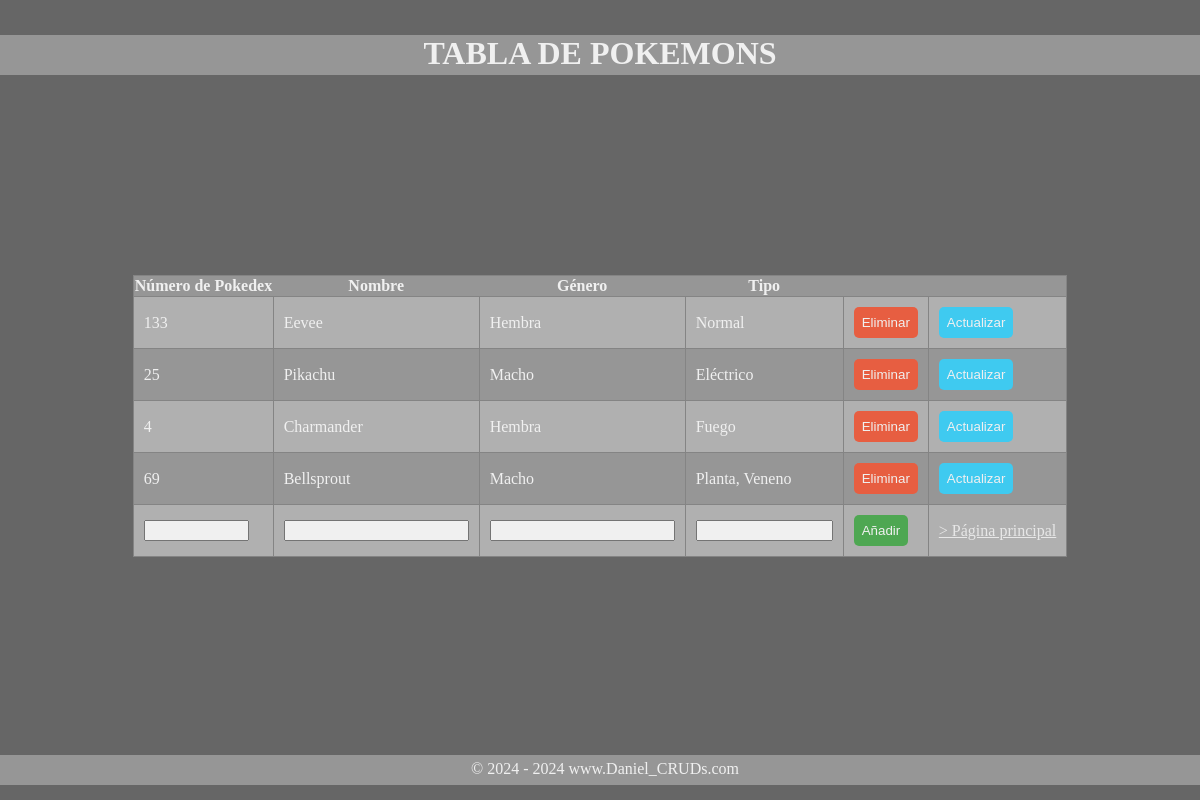
/crud/tabla1.php, run on the app's committed database.
### tables this page shows
CREATE TABLE `pokemon` (
  `numPok` varchar(10) NOT NULL,
  `nomPok` varchar(50) NOT NULL,
  `genPok` varchar(200) NOT NULL,
  `tipPok` varchar(20) NOT NULL
);

### crud/tabla1.php (the view, shortened to what this page needs)
<!DOCTYPE html>
<html lang="en">
<head>
</head>
<body>
    <?php
    $conexion = mysqli_connect('db', 'root', 'test', 'pokemon');
    ?>
    <?php
    $consulta = mysqli_query($conexion, "SELECT * FROM pokemon");
    ?>
    <div class="header">
        <h1>Tabla de Pokemons</h1>
    </div>
    <div class="container">
        <table>
            <tr>
                <th>Número de Pokedex</th>
                <th>Nombre</th>
                <th>Género</th>
                <th>Tipo</th>
                <th></th>
                <th></th>
            </tr>
            <?php
            while ($registro = mysqli_fetch_array($consulta)) {
            ?>
                <tr>
                    <td><?= $registro['numPok'] ?></td>
                    <td><?= $registro['nomPok'] ?></td>
                    <td><?= $registro['genPok'] ?></td>
                    <td><?= $registro['tipPok'] ?></td>
                    <td>
                        <form action="tabla1.php" method="post">
                            <input id="eliminar" type="submit" value="Eliminar" class="btn btn-danger">
                        </form>
                    </td>
                    <td>
                        <form action="modifica_tabla1.php" method="post">
                            <input id="actualizar" type="submit" value="Actualizar" class="btn btn-primary">
                        </form>
                    </td>
                </tr>
            <?php
            }
            ?>
            <form action="tabla1.php" method="post">
                <tr>
                    <td><input type="text" name="numPok" size="10" required></td>
                    <td><input type="text" name="nomPok"></td>
                    <td><input type="text" name="genPok"></td>
                    <td><input type="text" name="tipPok" size="14"></td>
                    <td><input id="anadir" type="submit" value="Añadir" class="btn btn-success"></td>
                    <td><a href="./index.php">> Página principal</a></td>
                </tr>
            </form>
        </table>
    </div>
    <div class="footer">&copy; 2024 - 2024 www.Daniel_CRUDs.com</div>
</body>
</html>

### crud/tabla1.php (style rules this page uses)
body { background-color: #666; margin: 0; padding: 0; color: white; }
.header { height: 40px; background-color: #9C9C9C; margin: auto; margin-top: 35px; text-align: center; text-transform: uppercase; opacity: .9; }
.container { margin-top: 200px; opacity: .9; }
table { background-color: #B9B9B9; border: solid #888 .5px; border-collapse: collapse; margin: auto; padding: 10px 12px; }
td { border: solid #888 .5px; padding: 10px; text-align: left; }
th { text-align: center; }
tr { border-radius: 10px; }
tr:nth-child(odd) { background-color: #9C9C9C; }
#eliminar { background-color: #F65E3D; border: none; border-radius: 5px; color: white; padding: 8px; text-decoration: none; }
#actualizar { background-color: #3BD5FF; border: none; border-radius: 5px; color: white; padding: 8px; text-decoration: none; }
#anadir { background-color: #4CAF50; border: none; border-radius: 5px; color: white; padding: 8px; text-decoration: none; }
a { color: whitesmoke; }
.footer { width: 100%; height: 20px; position: fixed; bottom: 15px; background-color: #9C9C9C; margin: auto; margin-top: 35px; padding: 5px; text-align: center; opacity: .9; }

### data on the page
pokemon: numPok "133", nomPok "Eevee", genPok "Hembra", tipPok "Normal"
pokemon: numPok "25", nomPok "Pikachu", genPok "Macho", tipPok "Eléctrico"
pokemon: numPok "4", nomPok "Charmander", genPok "Hembra", tipPok "Fuego"
pokemon: numPok "69", nomPok "Bellsprout", genPok "Macho", tipPok "Planta, Veneno"
